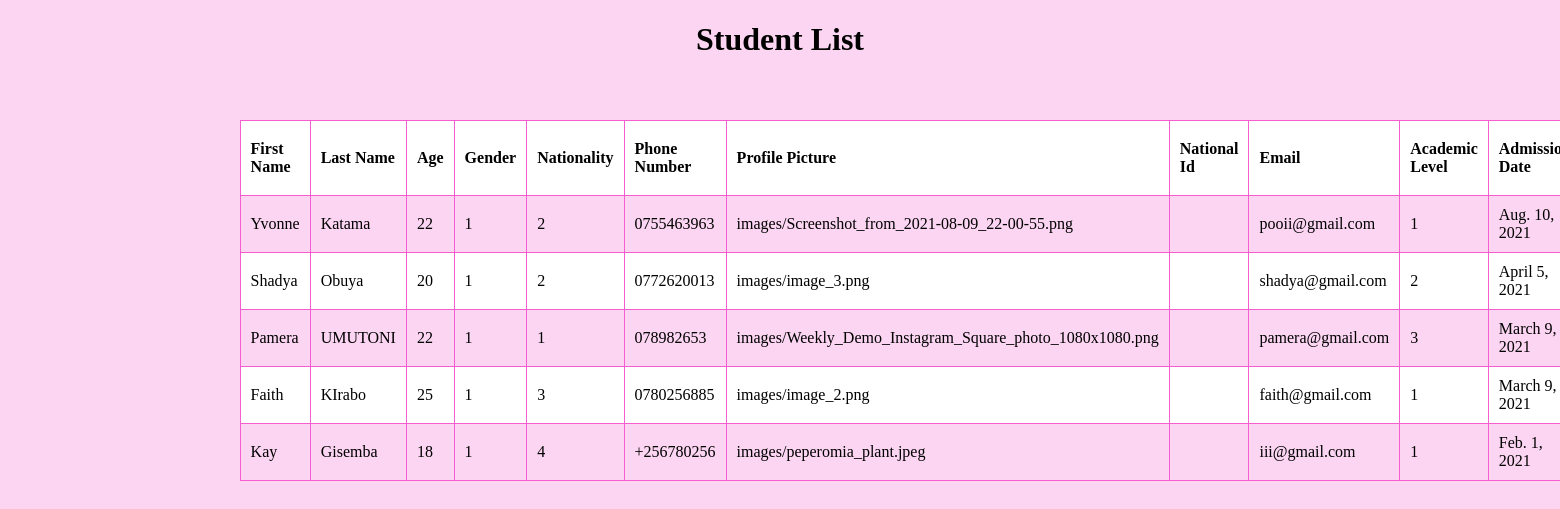
The page /student/list/ on the database its author committed.
### student/models.py (models this page shows)
class StudentDetails(models.Model):
    first_name=models.CharField(max_length=12, blank=True, null=True)
    last_name=models.CharField(max_length=12, blank=True, null=True)
    gender_choice=(
        ('1','Female'),
        ('2','Male'),
        ('3','Binary')
    )
    gender=models.CharField(max_length=8,choices=gender_choice, blank=True, null=True)
    age=models.PositiveSmallIntegerField( blank=True, null=True)
    phone_number=models.CharField(max_length=10, blank=True, null=True)
    nationality_choice=(
        ('1','Rwandan'),
        ('2','Kenyan'),
        ('3','Ugandan'),
        ('4','SouthSudanese'),
        ('5','Sudanes')
    )
    nationality=models.CharField(max_length=15,choices=nationality_choice, blank=True, null=True)
    natioinal_id=models.CharField(max_length=20, blank=True, null=True)
    email_address=models.CharField( max_length=20,blank=True, null=True)
    academic_qualification_choice=(
        ('1' ,'Bachelors'),
        ('2','Diploma'),
        ('3' ,'Certificate'),
        ('4','High School Diploma')
    )
    academic_level=models.CharField(max_length=20,choices=academic_qualification_choice, blank=True, null=True)
    admission_date=models.DateField( blank=True, null=True)
    academic_documents=models.FileField(upload_to="files/", blank=True, null=True)
    medical_form=models.FileField(upload_to="files/", blank=True, null=True)
    profile_pic=models.ImageField(upload_to="images/", null=True)
    district=models.CharField(max_length=12, blank=True, null=True)
    laptop_serial_number=models.CharField(max_length=6,null=True,blank=True)

### student/views.py (the view)
# urls.py: path("list/",student_list,name="student_list")
def student_list(request):
    students=StudentDetails.objects.all()
    return render(request,"student_list.html",{"students" :students})

### student/templates/student_list.html (shortened to what this page needs)
<!DOCTYPE html>
<html lang="en">
<head>
</head>
<body>
   <center><h1>Student List</h1></center>
    <table>
        <tr>
            <th>First Name</th>
            <th>Last Name</th>
            <th>Age</th>
            <th>Gender</th>
            <th>Nationality</th>
            <th>Phone Number</th>
            <th>Profile Picture</th>
            <th>National Id</th>
            <th>Email</th>
            <th>Academic Level</th>
            <th>Admission Date</th>
        </tr>
        {%for student in students%}
        <tr>
            <td>{{student.first_name}}</td>
            <td>{{student.last_name}}</td>
            <td>{{student.age}}</td>
            <td>{{student.gender}}</td>
            <td>{{student.nationality}}</td>
            <td>{{student.phone_number}}</td>
            <td>{{student.profile_pic}}</td>
            <td>{{student.national_id}}</td>
            <td>{{student.email_address}}</td>
            <td>{{student.academic_level}}</td>
            <td>{{student.admission_date}}</td>
        </tr>
        {%endfor%}
    </table>
</body>
</html>

### student/templates/student_list.html (style rules this page uses)
body { background:#FBD5F1; }
table { width: 900px; margin-left: 15%; margin-top: 4%; margin-bottom: 8%; }
th, caption { text-align: left; }
table, th, td { border: solid 1px #f75dce; border-collapse: collapse; }
th, td { padding: 10px; }
tr:nth-child(even) { background-color: #FBD5F1; }
tr:nth-child(odd) { background-color:rgb(255, 255, 255); }

### rows shown on the page
StudentDetails: first_name "Yvonne", last_name "Katama", age "22", gender "1", nationality "2", phone_number "0755463963", profile_pic "images/Screenshot_from_2021-08-09_22-00-55.png", email_address "pooii@gmail.com", academic_level "1", admission_date "Aug. 10, 2021"
StudentDetails: first_name "Shadya", last_name "Obuya", age "20", gender "1", nationality "2", phone_number "0772620013", profile_pic "images/image_3.png", email_address "shadya@gmail.com", academic_level "2", admission_date "April 5, 2021"
StudentDetails: first_name "Pamera", last_name "UMUTONI", age "22", gender "1", nationality "1", phone_number "078982653", profile_pic "images/Weekly_Demo_Instagram_Square_photo_1080x1080.png", email_address "pamera@gmail.com", academic_level "3", admission_date "March 9, 2021"
StudentDetails: first_name "Faith", last_name "KIrabo", age "25", gender "1", nationality "3", phone_number "0780256885", profile_pic "images/image_2.png", email_address "faith@gmail.com", academic_level "1", admission_date "March 9, 2021"
StudentDetails: first_name "Kay", last_name "Gisemba", age "18", gender "1", nationality "4", phone_number "+256780256", profile_pic "images/peperomia_plant.jpeg", email_address "iii@gmail.com", academic_level "1", admission_date "Feb. 1, 2021"
